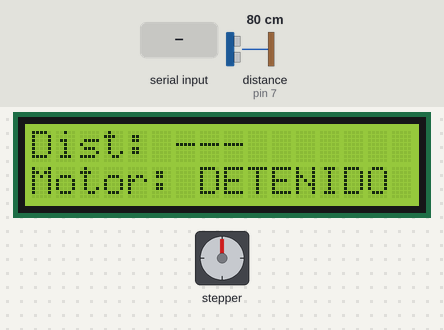
This sketch was run on a simulated Arduino Uno, built with avr-gcc and run on an emulated ATmega328P. Parts: stepper motor, 16×2 character LCD. Wiring (inferred from the names in the program): ultrasonic range finder: trigger pin 6; echo pin 7; stepper motor (2048 steps per turn assumed): coils pin 8, pin 9, pin 10, pin 11. The test bench sets the inputs (shaded band); at power-on: distance to the obstacle (sensor on pin 7) 80 cm. The echo pulse lasts 58.3 µs per cm; what the sketch prints to the serial monitor is not drawn.

Above: at 1.2 s.
1.3 s: distance to the obstacle (sensor on pin 7) set to 23 cm
2.9 s: distance to the obstacle (sensor on pin 7) set to 18 cm
At 3.7 s:
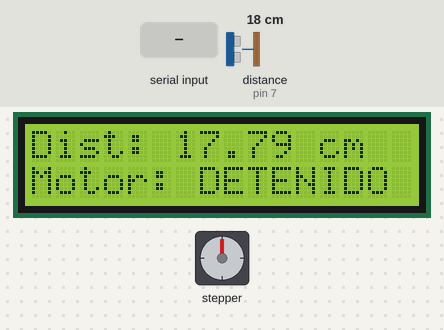
5.9 s: "START\n" received over Serial
At 6.1 s:
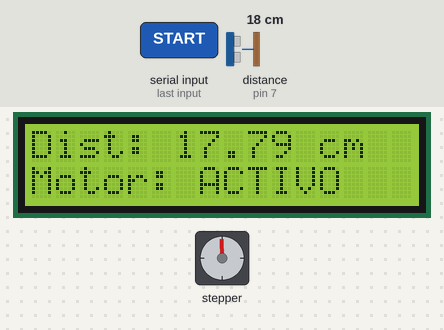
7.7 s: distance to the obstacle (sensor on pin 7) set to 16 cm
At 8.36 s:
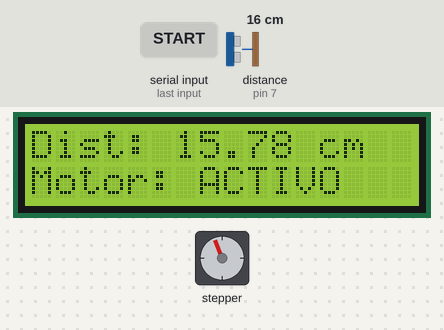
10.1 s: distance to the obstacle (sensor on pin 7) set to 13 cm
At 11.1 s:
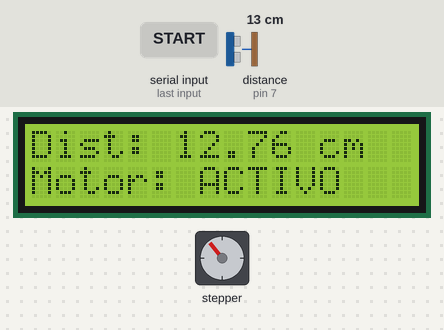
11.7 s: distance to the obstacle (sensor on pin 7) set to 7 cm
At 12.14 s:
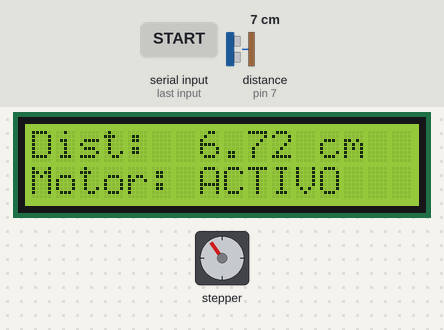
13.3 s: distance to the obstacle (sensor on pin 7) set to 5 cm
At 16.5 s:
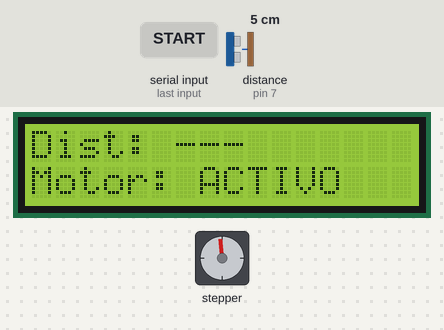
Timing chart, 0 to 21.8 s (numbered marks = the images above; inputs shaded):
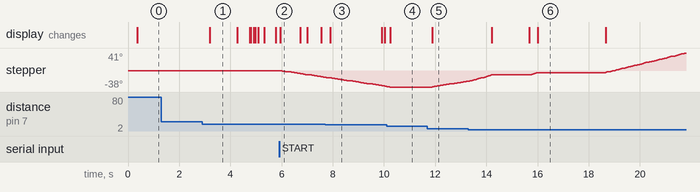

The sketch:

AE_P2_Arduino.ino
```cpp
// P2_Actividad Extracurricular - Sistemas Embebidos con Arduino y Python
// Daniel Eduardo Juárez Bañuelos || Viviana Jaqueline Morin Garcia

#include <Wire.h>
#include <LiquidCrystal_I2C.h>

// ========= CONFIGURACIÓN DE MOTOR =========
// Pon en true para MÁS PAR (full-step, 4 estados). En false deja half-step (8 estados).
#define USE_FULL_STEP  true

// ------------------- Pines -------------------
// Sensor Ultrasonico
const byte PIN_TRIG = 6;
const byte PIN_ECHO = 7;

// Entradas del driver del motor a pasos
const byte PIN_IN1 = 8;
const byte PIN_IN2 = 9;
const byte PIN_IN3 = 10;
const byte PIN_IN4 = 11;

// ------------------- LCD ---------------------
LiquidCrystal_I2C lcd(0x27, 16, 2); // cambia a 0x3F si tu módulo lo requiere

// ------------------- Parámetros ----------------
const float MIN_CM = 5.0;
const float MAX_CM = 20.0;

const float CERCA = 10.0;    // Muy cerca  -> Sentido Horario (CW)
const float LEJOS = 15.0;    // Muy lejos  -> Sentido Antihorario (CCW)
const float TOLERANCIA = 0.5;

const unsigned long ECHO_TIMEOUT_US  = 20000UL;
const unsigned long READ_PERIOD_MS   = 60;     // periodo de medición
const unsigned long FAILSAFE_MS      = 300;    // sin datos válidos -> stop
const unsigned long STEP_INTERVAL_MS = 10;     // velocidad del paso (más pequeño = más rápido)

// ------------------- Estado -------------------
enum RunState { IDLE, RUN };
RunState state = IDLE;

enum Dir { STOP, CW, CCW };
Dir stepDir = STOP;

unsigned long lastReadMs  = 0;
unsigned long lastValidMs = 0;
unsigned long lastStepMs  = 0;

// ========= Secuencias de paso =========
#if USE_FULL_STEP
// Full-step (2 fases activas) — MÁS PAR
const byte STEPS[][4] = {
  {1,1,0,0},
  {0,1,1,0},
  {0,0,1,1},
  {1,0,0,1}
};
const int STEPS_COUNT = 4;
#else
// Half-step (8 estados) — más resolución, menos par
const byte STEPS[][4] = {
  {1,0,0,0},
  {1,1,0,0},
  {0,1,0,0},
  {0,1,1,0},
  {0,0,1,0},
  {0,0,1,1},
  {0,0,0,1},
  {1,0,0,1}
};
const int STEPS_COUNT = 8;
#endif

int stepIndex = 0;

// Buffer para mediana
const byte MED_N = 5;
float medBuf[MED_N];
byte medCount = 0;

// ------------------- Utilidades -------------------
void setCoils(int a, int b, int c, int d) {
  digitalWrite(PIN_IN1, a);
  digitalWrite(PIN_IN2, b);
  digitalWrite(PIN_IN3, c);
  digitalWrite(PIN_IN4, d);
}

void applyStepIndex() {
  setCoils(STEPS[stepIndex][0], STEPS[stepIndex][1], STEPS[stepIndex][2], STEPS[stepIndex][3]);
}

void stepOnce(Dir d) {
  if (d == STOP) { setCoils(0,0,0,0); return; }
  if (d == CW)   stepIndex++;
  else           stepIndex--;
  if (stepIndex >= STEPS_COUNT) stepIndex = 0;
  if (stepIndex < 0)            stepIndex = STEPS_COUNT - 1;
  applyStepIndex();
}

float readDistanceOnce() {
  // Trigger de 10us
  digitalWrite(PIN_TRIG, LOW); delayMicroseconds(2);
  digitalWrite(PIN_TRIG, HIGH); delayMicroseconds(10);
  digitalWrite(PIN_TRIG, LOW);

  unsigned long dur = pulseIn(PIN_ECHO, HIGH, ECHO_TIMEOUT_US);
  if (dur == 0) return NAN; // timeout

  // Conversión a cm: (vel sonido ~ 340 m/s) => cm = (dur(us) / 58.0)
  float cm = dur / 58.0;
  if (cm < MIN_CM || cm > MAX_CM) return NAN; // fuera de rango útil
  return cm;
}

float median5(float a[], byte n) {
  float t[MED_N];
  for (byte i=0;i<n;i++) t[i]=a[i];
  for (byte i=0;i<n;i++)
    for (byte j=i+1;j<n;j++)
      if (t[j] < t[i]) { float tmp=t[i]; t[i]=t[j]; t[j]=tmp; }
  return t[n/2];
}

// ------------------- Serie -------------------
void processSerial() {
  static String line;
  while (Serial.available()) {
    char c = (char)Serial.read();
    if (c == '\n' || c == '\r') {
      if (line.length()) {
        line.trim();
        if (line.equalsIgnoreCase("START")) {
          state = RUN;
          Serial.println("STATE:RUN");
        } else if (line.equalsIgnoreCase("STOP")) {
          state = IDLE;
          stepDir = STOP;
          Serial.println("STATE:IDLE");
        }
        line = "";
      }
    } else {
      line += c;
    }
  }
}

// ------------------- LCD -------------------
void printLCD_dist(float dist, RunState st) {
  // Línea 1: Distancia robusta con dtostrf (borra sobrantes con espacios)
  lcd.setCursor(0,0);
  if (isnan(dist)) {
    lcd.print("Dist: ---       ");
  } else {
    char num[8]; // "xx.xx\0" (sobra)
    dtostrf(dist, 5, 2, num); // ancho 5, 2 decimales
    lcd.print("Dist: ");
    lcd.print(num);
    lcd.print(" cm     "); // relleno para limpiar
  }

  // Línea 2: Estado motor
  lcd.setCursor(0,1);
  if (st == RUN) lcd.print("Motor: ACTIVO   ");
  else           lcd.print("Motor: DETENIDO ");
}

// ------------------- Setup -------------------
void setup() {
  pinMode(PIN_TRIG, OUTPUT);
  pinMode(PIN_ECHO, INPUT);

  pinMode(PIN_IN1, OUTPUT);
  pinMode(PIN_IN2, OUTPUT);
  pinMode(PIN_IN3, OUTPUT);
  pinMode(PIN_IN4, OUTPUT);
  setCoils(0,0,0,0);

  Serial.begin(115200);

  lcd.init();
  lcd.backlight();
  // Mensaje inicial
  lcd.setCursor(0,0); lcd.print("Sistema listo   ");
  lcd.setCursor(0,1); lcd.print("En espera (STOP)");
}

// ------------------- Loop -------------------
void loop() {
  processSerial();

  unsigned long now = millis();

  // Lectura periódica con filtro de mediana(5)
  static float lastDist = NAN;

  if (now - lastReadMs >= READ_PERIOD_MS) {
    lastReadMs = now;

    float d = readDistanceOnce();
    if (!isnan(d)) {
      // Llenado del buffer (rotate)
      if (medCount < MED_N) {
        medBuf[medCount++] = d;
      } else {
        for (byte i=1;i<MED_N;i++) medBuf[i-1]=medBuf[i];
        medBuf[MED_N-1] = d;
      }

      if (medCount == MED_N) {
        lastDist = median5(medBuf, MED_N);
        lastValidMs = now;

        // Emite por serie
        Serial.print("DIST:");
        Serial.println(lastDist, 2);

        // LCD: distancia y estado
        printLCD_dist(lastDist, state);

        // Lógica de dirección solo si RUN
        if (state == RUN) {
          if (stepDir == CW) {
            if (lastDist > (CERCA + TOLERANCIA) && lastDist < (LEJOS - TOLERANCIA)) stepDir = STOP;
            else if (lastDist > (LEJOS + TOLERANCIA)) stepDir = CCW;
          } else if (stepDir == CCW) {
            if (lastDist < (LEJOS - TOLERANCIA) && lastDist > (CERCA + TOLERANCIA)) stepDir = STOP;
            else if (lastDist < (CERCA - TOLERANCIA)) stepDir = CW;
          } else { // STOP
            if (lastDist < (CERCA - TOLERANCIA))      stepDir = CW;
            else if (lastDist > (LEJOS + TOLERANCIA)) stepDir = CCW;
            else                                      stepDir = STOP;
          }
        } else {
          stepDir = STOP;
        }
      }
    } else {
      // lectura inválida
      if (now - lastValidMs > FAILSAFE_MS) {
        stepDir = STOP;
        Serial.println("DIST:NaN");
        printLCD_dist(NAN, state); // mostrará "Dist: ---"
      }
    }
  }

  // Avance del paso no bloqueante
  if (stepDir != STOP && (now - lastStepMs >= STEP_INTERVAL_MS)) {
    lastStepMs = now;
    stepOnce(stepDir);
  }

  // Si estamos parados, liberar bobinas
  if (stepDir == STOP) setCoils(0,0,0,0);
}
```

Measured:
- the behaviour switches between 21 and 20 cm on distance to the obstacle (sensor on pin 7) (found by bisection; images 0 and 1)
- the behaviour switches between 15 and 14 cm on distance to the obstacle (sensor on pin 7) (found by bisection; images 3 and 4)
- the behaviour switches between 6 and 5 cm on distance to the obstacle (sensor on pin 7) (found by bisection; images 5 and 6)
- after the input at 1.3 s, every drawn part: stays the same
- after the input at 2.9 s, the display: changes after 0.29 s (image 1)
- after the input at 5.9 s, stepper: keeps turning counter-clockwise at about 9°/s, starting after 0.13 s; the display: changes after 0.05 s (image 2)
- after the input at 7.7 s, the display: changes after 0.21 s (image 3)
- after the input at 10.1 s, stepper: goes on until 10.2 s, then stays -38°; the display: changes after 0.15 s (image 4)
- after the input at 11.7 s, stepper: keeps turning clockwise at about 10°/s, starting after 0.19 s; the display: changes after 0.19 s (image 5)
- after the input at 13.3 s, the display: changes after 0.91 s (image 6)
